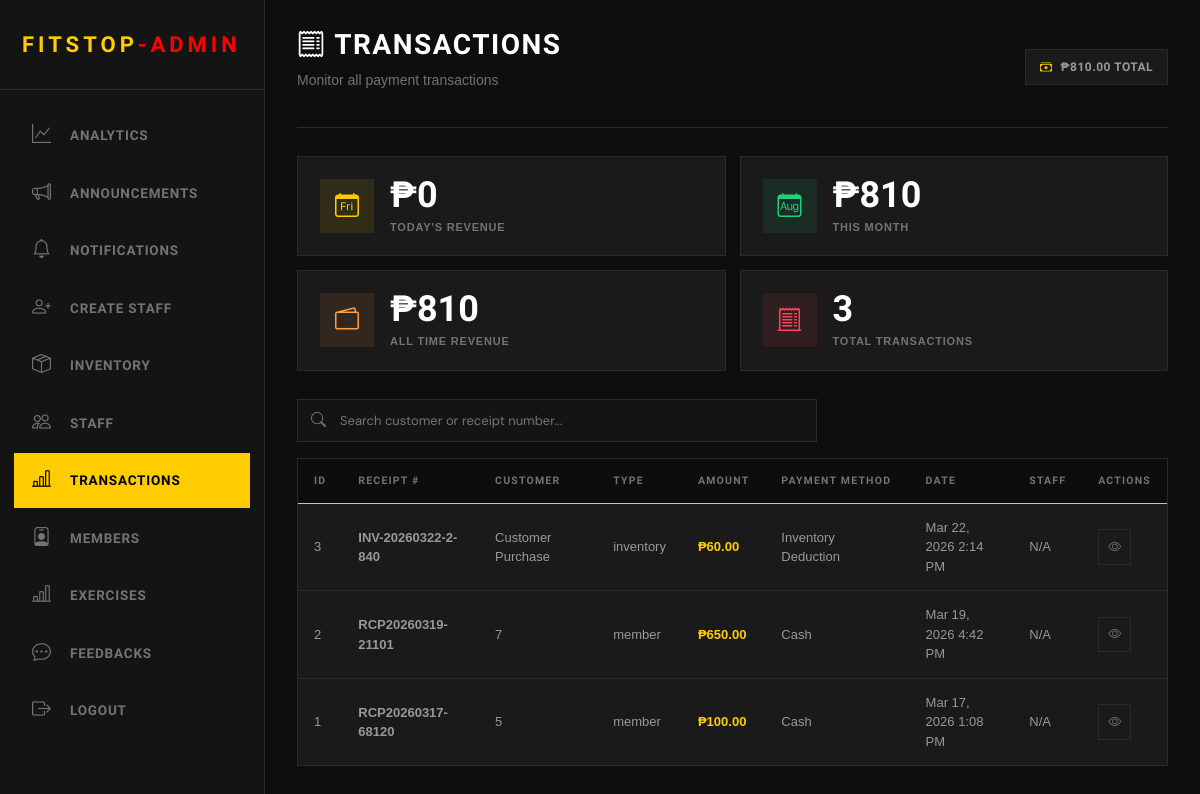
Before: /admin/transaction.php (signed in) with the older database file.
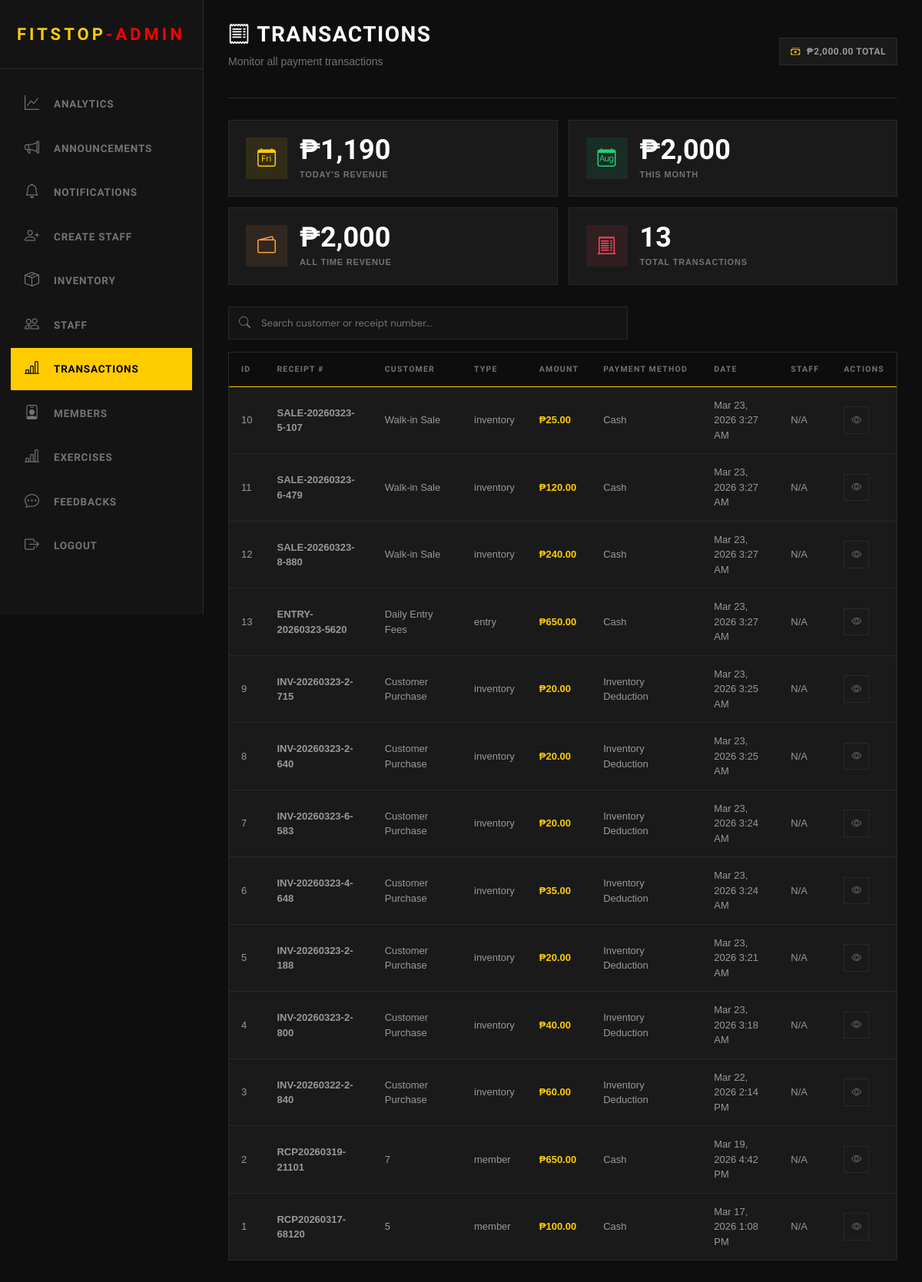
After: the same page with the newer database file.
### tables this page shows
CREATE TABLE transactions (
    id INTEGER PRIMARY KEY AUTOINCREMENT,
    receipt_number TEXT UNIQUE NOT NULL,
    customer_type TEXT NOT NULL,
    user_id INTEGER,
    customer_name TEXT,
    amount DECIMAL(10, 2) NOT NULL,
    payment_method TEXT NOT NULL,
    staff_id INTEGER,
    transaction_date TIMESTAMP DEFAULT CURRENT_TIMESTAMP,
    status TEXT DEFAULT 'Confirmed',
    created_at TIMESTAMP DEFAULT CURRENT_TIMESTAMP
, "desc" TEXT);

### admin/transaction.php (the view, shortened to what the changed rows need)
<?php
include("../Login/connection.php");
$records_per_page = 15;
$page = isset($_GET['page']) ? (int) $_GET['page'] : 1;
$offset = ($page - 1) * $records_per_page;
$where_clause = "";
$query = "SELECT t.*, u.username as staff_username
          FROM transactions t
          LEFT JOIN users u ON t.staff_id = u.id
          $where_clause
          ORDER BY t.transaction_date DESC
          LIMIT :limit OFFSET :offset";
$stmt = $pdo->prepare($query);
$stmt->bindValue(':limit', $records_per_page, PDO::PARAM_INT);
$stmt->bindValue(':offset', $offset, PDO::PARAM_INT);
$stmt->execute();
$transactions = $stmt->fetchAll();
$total_revenue_stmt = $pdo->query("SELECT COALESCE(SUM(amount), 0) as total FROM transactions");
$total_revenue = $total_revenue_stmt->fetch()['total'];
$today_revenue_stmt = $pdo->query("SELECT COALESCE(SUM(amount), 0) as total FROM transactions WHERE DATE(transaction_date) = DATE('now')");
$today_revenue = $today_revenue_stmt->fetch()['total'];
$month_revenue_stmt = $pdo->query("SELECT COALESCE(SUM(amount), 0) as total FROM transactions WHERE strftime('%Y-%m', transaction_date) = strftime('%Y-%m', 'now')");
$month_revenue = $month_revenue_stmt->fetch()['total'];
$total_count_stmt = $pdo->query("SELECT COUNT(*) as total FROM transactions");
$total_count = $total_count_stmt->fetch()['total'];
?>
<!DOCTYPE html>
<html>
<head>
    <link href="https://cdn.jsdelivr.net/npm/bootstrap@5.3.8/dist/css/bootstrap.min.css" rel="stylesheet"
>
    <link rel="stylesheet" href="../staff/staff.css">
    <link href="../styles.css" rel="stylesheet">
    <link rel="stylesheet" href="https://cdnjs.cloudflare.com/ajax/libs/font-awesome/6.4.0/css/all.min.css">
    <link rel="stylesheet" href="https://cdn.jsdelivr.net/npm/bootstrap-icons@1.11.0/font/bootstrap-icons.css">
</head>
<body>
    <?php include('includes/header_admin.php') ?>
    <div class="main-content">
        <div class="topbar">
            <div class="topbar-left">
                <h1><i class="bi bi-receipt"></i> Transactions</h1>
            </div>
            <div class="topbar-right">
                <div class="topbar-badge">
                    <i class="bi bi-cash-stack"></i>
                    <span>₱<?php echo number_format($total_revenue, 2); ?> Total</span>
                </div>
            </div>
        </div>
        <div class="stats-grid">
            <div class="stat-box">
                <div>
                    <div class="stat-value">₱<?php echo number_format($today_revenue, 0); ?></div>
                    <div class="stat-label">Today's Revenue</div>
                </div>
            </div>
            <div class="stat-box">
                <div>
                    <div class="stat-value">₱<?php echo number_format($month_revenue, 0); ?></div>
                    <div class="stat-label">This Month</div>
                </div>
            </div>
            <div class="stat-box">
                <div>
                    <div class="stat-value">₱<?php echo number_format($total_revenue, 0); ?></div>
                    <div class="stat-label">All Time Revenue</div>
                </div>
            </div>
            <div class="stat-box">
                <div>
                    <div class="stat-value"><?php echo $total_count; ?></div>
                    <div class="stat-label">Total Transactions</div>
                </div>
            </div>
        </div>
        <section>
            <div class="inventory-table">
                <table>
                    <thead>
                        <tr>
                            <th>ID</th>
                            <th>Receipt #</th>
                            <th>Customer</th>
                            <th>Type</th>
                            <th>Amount</th>
                            <th>Payment Method</th>
                            <th>Date</th>
                            <th>Staff</th>
                            <th>Actions</th>
                        </tr>
                    </thead>
                    <tbody>
                        <?php if (count($transactions) > 0): ?>
                            <?php foreach ($transactions as $txn): ?>
                                <tr>
                                    <td><?php echo $txn['id']; ?></td>
                                    <td><strong><?php echo htmlspecialchars($txn['receipt_number']); ?></strong></td>
                                    <td><?php echo htmlspecialchars($txn['customer_name']); ?></td>
                                    <td><?php echo htmlspecialchars($txn['customer_type']); ?></td>
                                    <td><strong
                                            style="color: var(--hazard);">₱<?php echo number_format($txn['amount'], 2); ?></strong>
                                    </td>
                                    <td><?php echo htmlspecialchars($txn['payment_method']); ?></td>
                                    <td><?php echo date('M d, Y g:i A', strtotime($txn['transaction_date'])); ?></td>
                                    <td><?php echo htmlspecialchars($txn['staff_id'] ?? 'N/A'); ?></td>
                                    <td>
                                        <button class="btn-icon"
                                            onclick="viewTransaction(<?php echo htmlspecialchars(json_encode($txn)); ?>)">
                                            <i class="bi bi-eye"></i>
                                        </button>
                                    </td>
                                </tr>
                            <?php endforeach; ?>
                        <?php endif; ?>
                    </tbody>
                </table>
            </div>
        </section>
    </div>
</body>
</html>

Changed rows visible on the page:
added transactions: id "10", receipt_number "SALE-20260323-5-107", customer_name "Walk-in Sale", customer_type "inventory", amount "25.00", payment_method "Cash", transaction_date "Mar 23, 2026 3:27 AM", staff "N/A"
added transactions: id "11", receipt_number "SALE-20260323-6-479", customer_name "Walk-in Sale", customer_type "inventory", amount "120.00", payment_method "Cash", transaction_date "Mar 23, 2026 3:27 AM", staff "N/A"
added transactions: id "12", receipt_number "SALE-20260323-8-880", customer_name "Walk-in Sale", customer_type "inventory", amount "240.00", payment_method "Cash", transaction_date "Mar 23, 2026 3:27 AM", staff "N/A"
added transactions: id "13", receipt_number "ENTRY-20260323-5620", customer_name "Daily Entry Fees", customer_type "entry", amount "650.00", payment_method "Cash", transaction_date "Mar 23, 2026 3:27 AM", staff "N/A"
added transactions: id "9", receipt_number "INV-20260323-2-715", customer_name "Customer Purchase", customer_type "inventory", amount "20.00", payment_method "Inventory Deduction", transaction_date "Mar 23, 2026 3:25 AM", staff "N/A"
added transactions: id "8", receipt_number "INV-20260323-2-640", customer_name "Customer Purchase", customer_type "inventory", amount "20.00", payment_method "Inventory Deduction", transaction_date "Mar 23, 2026 3:25 AM", staff "N/A"
added transactions: id "7", receipt_number "INV-20260323-6-583", customer_name "Customer Purchase", customer_type "inventory", amount "20.00", payment_method "Inventory Deduction", transaction_date "Mar 23, 2026 3:24 AM", staff "N/A"
added transactions: id "6", receipt_number "INV-20260323-4-648", customer_name "Customer Purchase", customer_type "inventory", amount "35.00", payment_method "Inventory Deduction", transaction_date "Mar 23, 2026 3:24 AM", staff "N/A"
added transactions: id "5", receipt_number "INV-20260323-2-188", customer_name "Customer Purchase", customer_type "inventory", amount "20.00", payment_method "Inventory Deduction", transaction_date "Mar 23, 2026 3:21 AM", staff "N/A"
added transactions: id "4", receipt_number "INV-20260323-2-800", customer_name "Customer Purchase", customer_type "inventory", amount "40.00", payment_method "Inventory Deduction", transaction_date "Mar 23, 2026 3:18 AM", staff "N/A"
Other visible differences:
$total_revenue: "810.00" → "2,000.00"
$today_revenue: "0" → "1,190"
$month_revenue: "810" → "2,000"
$total_revenue: "810" → "2,000"
$total_count: "3" → "13"
